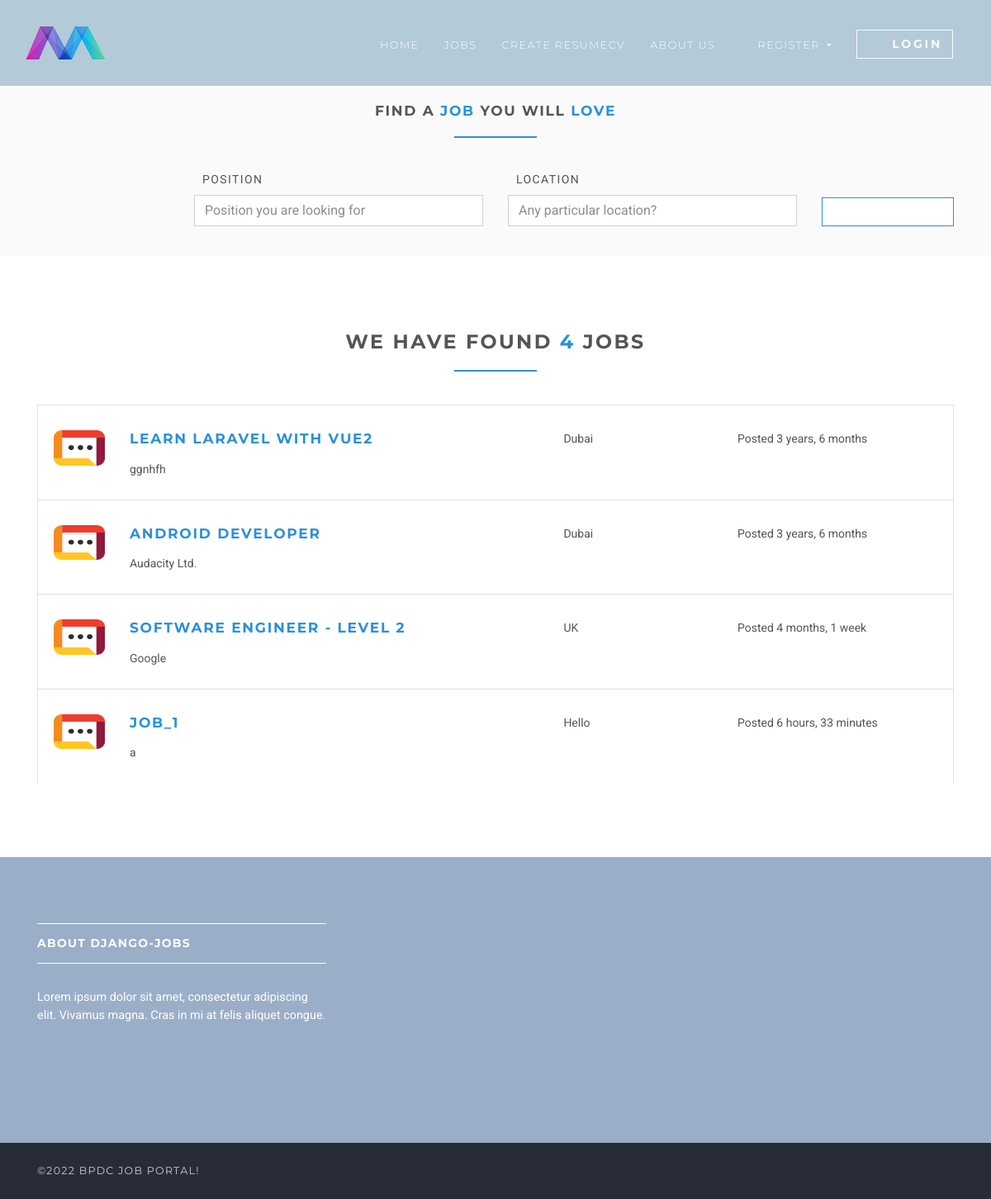
/en/search/, run on the app's committed database.
### jobsapp/models.py (models this page shows, shortened)
class Job(models.Model):
    user = models.ForeignKey(User, on_delete=models.CASCADE)
    title = models.CharField(max_length=300)
    description = models.TextField()
    location = models.CharField(max_length=150)
    type = models.CharField(choices=JOB_TYPE, max_length=10)
    category = models.CharField(max_length=100)
    last_date = models.DateTimeField()
    company_name = models.CharField(max_length=100)
    company_description = models.CharField(max_length=300)
    website = models.CharField(max_length=100, default="")
    created_at = models.DateTimeField(default=timezone.now)
    filled = models.BooleanField(default=False)
    salary = models.IntegerField(default=0, blank=True)
    tags = models.ManyToManyField(Tag)
    objects = JobManager()
    class Meta:
        ordering = ["id"]

### jobsapp/views/home.py (the view)
# urls.py: path("search/", SearchView.as_view(), name="search"),
class SearchView(ListView):
    model = Job
    template_name = "jobs/search.html"
    context_object_name = "jobs"
    def get_queryset(self):
        return self.model.objects.filter(
            location__contains=self.request.GET.get("location", ""),
            title__contains=self.request.GET.get("position", ""),
        )

### templates/jobs/search.html (shortened to what this page needs)
{% extends 'base.html' %}
{% load static %}
{% block content %}
    <section class="job-form-section job-form-section--compressed">
        <div class="container">
            <h4 class="heading">Find a <span class="accent">job </span> you will <span class="accent">love</span></h4>
            <form id="job-main-form" method="get" action="#" class="job-main-form">
                <div class="controls">
                    <div class="row align-items-end">
                        <div class="col-sm-1 col-lg-2"></div>
                        <div class="col-sm-5 col-lg-4 form-group">
                            <label for="profession">Position</label>
                            <input type="text" id="position" name="position"
                                   placeholder="Position you are looking for" class="form-control">
                        </div>
                        <div class="col-sm-5 col-lg-4 form-group">
                            <label for="location">Location</label>
                            <input type="text" id="location" name="location" placeholder="Any particular location?"
                                   value="" class="form-control">
                        </div>
                        <div class="col-sm-1 col-lg-2 form-group">
                            <button type="submit" name="name"
                                    class="btn btn-outline-white-primary job-main-form__button">
                                <i class="fa fa-search"></i>
                            </button>
                        </div>
                    </div>
                </div>
            </form>
        </div>
    </section>
    <section>
        <div class="container">
            <h3 class="heading">We have found <span class="accent">{{ jobs.count }}</span> jobs</h3>
            {% for job in jobs %}
                <div class="job-listing  ">
                    <div class="row">
                        <div class="col-md-12 col-lg-6">
                            <div class="row">
                                <div class="col-2">
                                    <img src="{% static 'img/company-1.png' %}"
                                         alt="Ipsioou " class="img-fluid">
                                </div>
                                <div class="col-10">
                                    <h4 class="job__title"><a
                                            href="{% url 'jobs:jobs-detail' job.id %}">{{ job.title }}</a></h4>
                                    <p class="job__company">
                                        {{ job.company_name }}
                                    </p>
                                </div>
                            </div>
                        </div>
                        <div class="col-10 col-md-3 col-lg-2 ml-auto"><i class="fa fa-map-marker job__location"></i>
                            {{ job.location }}
                        </div>
                        <div class="col-10 col-md-3 col-lg-3 ml-auto">
                            <p>Posted {{ job.created_at|timesince }}</p>
                        </div>
                    </div>
                </div>
            {% endfor %}
        </div>
    </section>
{% endblock %}

### static/css/style.default.css (style rules this page uses)
html { height:100% }
body { height:100% }
section { position:relative;padding-top:90px;padding-bottom:90px }
button { cursor:pointer }
.heading { text-align:center;margin-bottom:40px }
.heading:after { content:" ";display:block;width:100px;height:2px;margin:20px auto 20px;background:#2b90d9 }
a,button { -webkit-transition:all .2s ease-out;transition:all .2s ease-out }
a i.fa,button i.fa { margin:0 5px }
.accent { color:#2b90d9 }
.job-form-section { padding:80px 0;background:#fafafa }
.job-form-section .job-main-form { margin-bottom:40px }
.job-form-section .job-main-form label { text-transform:uppercase;letter-spacing:0.1em;margin-left:10px }
.job-form-section.job-form-section--compressed { padding:20px }
.job-form-section.job-form-section--compressed .job-main-form { margin-bottom:0 }
.job-main-form__button { margin-top:15px;display:block;width:100% }
.job-listing { border:solid 1px #dee2e6;border-bottom:none;padding-top:30px;padding-bottom:10px;padding-left:19px;padding-right:15px;clear:both;-webkit-transition:all .2s ease-out;transition:all .2s ease-out }
.job__title { margin-top:0 }
.job__location { margin-right:5px;color:#868e96 }
.btn { font-weight:700;font-family:"Montserrat",Helvetica,Arial,sans-serif;border:1px solid transparent;text-transform:uppercase;letter-spacing:0.2em;padding:.375rem .75rem;font-size:.875rem;line-height:1.5;border-radius:0;-webkit-transition:background-color 0.15s ease-in-out,border-color 0.15s ease-in-out,-webkit-box-shadow 0.15s ease-in-out;transition:background-color 0.15s ease-in-out,border-color 0.15s ease-in-out,-webkit-box-shadow 0.15s ease-in-out;transition:background-color 0.15s ease-in-out,border-color 0.15s ease-in-out,box-shadow 0.15s ease-in-out;transition:background-color 0.15s ease-in-out,border-color 0.15s ease-in-out,box-shadow 0.15s ease-in-out,-webkit-box-shadow 0.15s ease-in-out }
.btn-outline-white-primary { color:#2b90d9;background-color:#fff;background-image:none;border-color:#2b90d9 }
body { font-family:"Roboto",Helvetica,Arial,sans-serif;font-size:.875rem;font-weight:400;line-height:1.5;color:#555;background-color:#fff }
a { color:#2b90d9;text-decoration:none }
h1,h2,h3,h4,h5,h6,.h1,.h2,.h3,.h4,.box-simple h3,.box-image .name h3,.box-image-text .top .name h3,.box-image-text .top .name h4,.h5,.h6 { margin-bottom:1rem;font-family:"Montserrat",Helvetica,Arial,sans-serif;font-weight:700;line-height:1.2;color:#555;text-transform:uppercase;letter-spacing:0.1em }
h3,.h3 { font-size:1.4875rem }
h4,.h4,.box-simple h3,.box-image .name h3,.box-image-text .top .name h3,.box-image-text .top .name h4 { font-size:1.0675rem }
.form-control { padding:.375rem .75rem;font-size:1rem;line-height:1.5;color:#868e96;background-color:#fff;border:1px solid #ced4da;border-radius:0;-webkit-transition:border-color ease-in-out 0.15s,-webkit-box-shadow ease-in-out 0.15s;transition:border-color ease-in-out 0.15s,-webkit-box-shadow ease-in-out 0.15s;transition:border-color ease-in-out 0.15s,box-shadow ease-in-out 0.15s;transition:border-color ease-in-out 0.15s,box-shadow ease-in-out 0.15s,-webkit-box-shadow ease-in-out 0.15s }
.form-control::placeholder { color:#868e96 }

### data on the page
Job: title "LEARN LARAVEL WITH VUE2", company_name "ggnhfh", location "Dubai", created_at "3 years, 6 months"
Job: title "ANDROID DEVELOPER", company_name "Audacity Ltd.", location "Dubai", created_at "3 years, 6 months"
Job: title "SOFTWARE ENGINEER - LEVEL 2", company_name "Google", location "UK", created_at "4 months, 1 week"
Job: title "JOB_1", company_name "a", location "Hello", created_at "6 hours, 33 minutes"

### other printed values
{{ jobs.count }} "4"
